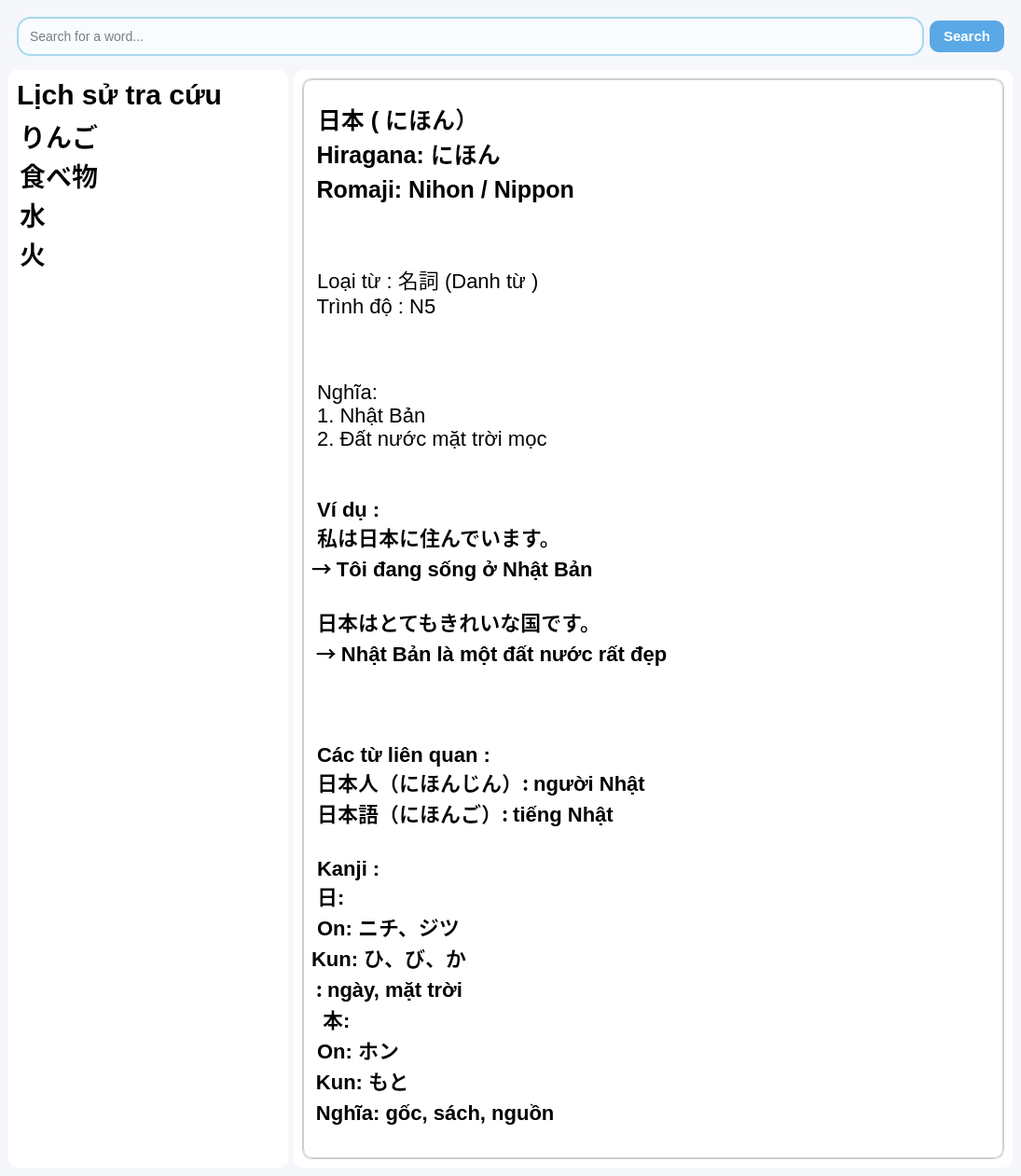
<?xml version="1.0" encoding="UTF-8"?>
<ui version="4.0">
 <class>MainWindow</class>
 <widget class="QMainWindow" name="MainWindow">
  <property name="geometry">
   <rect>
    <x>0</x>
    <y>0</y>
    <width>1095</width>
    <height>1261</height>
   </rect>
  </property>
  <property name="windowTitle">
   <string>Dictionary UI</string>
  </property>
  <property name="styleSheet">
   <string>
QMainWindow {
    background-color: #f5f7fa;
}

QLineEdit {
    border: 2px solid #5aa9e6;
    border-radius: 10px;
    padding: 8px;
    font-size: 16px;
}

QPushButton {
    background-color: #5aa9e6;
    color: white;
    border-radius: 10px;
    padding: 8px 15px;
    font-weight: bold;
}

QPushButton:hover {
    background-color:#3d8ed6;
}

QFrame#leftPanel {
    background-color:#ffffff;
    border-radius: 10px;
}

QFrame#rightPanel {
    background-color:#ffffff;
    border-radius: 10px;
}

QLabel {
    font-size: 14px;
}

QLabel#wordTitle {
    font-size: 20px;
    font-weight: bold;
}

QListWidget {
    border: none;
}
   </string>
  </property>
  <widget class="QWidget" name="centralwidget">
   <layout class="QVBoxLayout">
    <item>
     <widget class="QFrame" name="frame">
      <layout class="QHBoxLayout">
       <item>
        <widget class="QLineEdit" name="searchInput">
         <property name="styleSheet">
          <string notr="true">QLineEdit {
    border: 2px solid #A8D8F0;   
    border-radius: 15px;
    padding: 10px;
    font-size: 14px;
    background-color: #F8FCFF;      
}

QLineEdit:focus {
    border: 2px solid #6EC1E4;    
}

QPushButton {
    background-color: #6EC1E4;      
    color: white;
    border-radius: 15px;
    padding: 10px 20px;
    font-weight: bold;
}

QPushButton:hover {
    background-color: #5BB3D9;   
}

QPushButton:pressed {
    background-color: #4AA3CC;
}
</string>
         </property>
         <property name="placeholderText">
          <string>Search for a word...</string>
         </property>
        </widget>
       </item>
       <item>
        <widget class="QPushButton" name="btnSearch">
         <property name="font">
          <font>
           <pointsize>11</pointsize>
           <weight>75</weight>
           <bold>true</bold>
          </font>
         </property>
         <property name="text">
          <string>Search</string>
         </property>
        </widget>
       </item>
      </layout>
     </widget>
    </item>
    <item>
     <layout class="QHBoxLayout">
      <item>
       <widget class="QFrame" name="leftPanel">
        <property name="maximumSize">
         <size>
          <width>300</width>
          <height>16777215</height>
         </size>
        </property>
        <layout class="QVBoxLayout">
         <item>
          <widget class="QLabel" name="label">
           <property name="font">
            <font>
             <family>Segoe UI</family>
             <pointsize>-1</pointsize>
             <weight>75</weight>
             <bold>true</bold>
            </font>
           </property>
           <property name="styleSheet">
            <string notr="true">QLabel {
    font-family: &quot;Segoe UI&quot;;
    font-size: 30px;
}
</string>
           </property>
           <property name="text">
            <string>Lịch sử tra cứu</string>
           </property>
          </widget>
         </item>
         <item>
          <widget class="QListWidget" name="recentList">
           <property name="font">
            <font>
             <family>Yu Gothic UI</family>
             <pointsize>-1</pointsize>
             <weight>75</weight>
             <bold>true</bold>
            </font>
           </property>
           <property name="styleSheet">
            <string notr="true">QListWidget {
    font-family: &quot;Yu Gothic UI&quot;;
    font-size: 28px;
   font-weight: semibold;
}</string>
           </property>
           <item>
            <property name="text">
             <string>りんご</string>
            </property>
           </item>
           <item>
            <property name="text">
             <string>食べ物</string>
            </property>
           </item>
           <item>
            <property name="text">
             <string>水</string>
            </property>
           </item>
           <item>
            <property name="text">
             <string>火</string>
            </property>
           </item>
          </widget>
         </item>
        </layout>
       </widget>
      </item>
      <item>
       <widget class="QFrame" name="rightPanel">
        <property name="minimumSize">
         <size>
          <width>600</width>
          <height>0</height>
         </size>
        </property>
        <layout class="QVBoxLayout">
         <item>
          <widget class="QScrollArea" name="scrollArea">
           <property name="styleSheet">
            <string notr="true">background-color: white;
border: 1px solid #cfcfcf;
border-radius: 10px;</string>
           </property>
           <property name="widgetResizable">
            <bool>true</bool>
           </property>
           <widget class="QWidget" name="scrollAreaWidgetContents">
            <property name="geometry">
             <rect>
              <x>0</x>
              <y>0</y>
              <width>749</width>
              <height>1154</height>
             </rect>
            </property>
            <layout class="QVBoxLayout" name="verticalLayout">
             <item>
              <widget class="QLabel" name="wordTitle">
               <property name="sizePolicy">
                <sizepolicy hsizetype="Expanding" vsizetype="Preferred">
                 <horstretch>0</horstretch>
                 <verstretch>0</verstretch>
                </sizepolicy>
               </property>
               <property name="font">
                <font>
                 <family>Yu Gothic UI</family>
                 <pointsize>-1</pointsize>
                 <weight>75</weight>
                 <bold>true</bold>
                </font>
               </property>
               <property name="styleSheet">
                <string notr="true">QLabel {
    font-family: &quot;Segoe UI&quot;;
    font-size: 14px;
}

QLabel#wordTitle {
    font-family: &quot;Yu Gothic UI&quot;;
    font-size: 25px;
    font-weight: bold;
	border: none;
}
</string>
               </property>
               <property name="text">
                <string> 日本 ( にほん）
 Hiragana: にほん
 Romaji: Nihon / Nippon</string>
               </property>
               <property name="alignment">
                <set>Qt::AlignLeading|Qt::AlignLeft|Qt::AlignVCenter</set>
               </property>
               <property name="wordWrap">
                <bool>true</bool>
               </property>
              </widget>
             </item>
             <item>
              <widget class="QLabel" name="label">
               <property name="font">
                <font>
                 <family>Segoe UI</family>
                 <pointsize>-1</pointsize>
                </font>
               </property>
               <property name="styleSheet">
                <string notr="true">QLabel {
    font-family: &quot;Segoe UI&quot;;
    font-size: 22px;
	border: none;
}
</string>
               </property>
               <property name="text">
                <string> Loại từ : 名詞 (Danh từ ) 
 Trình độ : N5</string>
               </property>
              </widget>
             </item>
             <item>
              <widget class="QLabel" name="label">
               <property name="styleSheet">
                <string notr="true">QLabel {
    font-family: &quot;Segoe UI&quot;;
    font-size: 22px;
	border: none;
}
</string>
               </property>
               <property name="text">
                <string> Nghĩa:
 1. Nhật Bản
 2. Đất nước mặt trời mọc
</string>
               </property>
               <property name="wordWrap">
                <bool>true</bool>
               </property>
              </widget>
             </item>
             <item>
              <widget class="QLabel" name="label">
               <property name="font">
                <font>
                 <family>Yu Gothic UI</family>
                 <pointsize>-1</pointsize>
                 <weight>75</weight>
                 <bold>true</bold>
                </font>
               </property>
               <property name="styleSheet">
                <string notr="true">QLabel {
    font-family: &quot;Yu Gothic UI&quot;;
    font-size: 22px;
   font-weight: semibold;
	border: none;
}</string>
               </property>
               <property name="text">
                <string> Ví dụ :
 私は日本に住んでいます。
→ Tôi đang sống ở Nhật Bản

 日本はとてもきれいな国です。
 → Nhật Bản là một đất nước rất đẹp

 </string>
               </property>
               <property name="alignment">
                <set>Qt::AlignLeading|Qt::AlignLeft|Qt::AlignTop</set>
               </property>
              </widget>
             </item>
             <item>
              <widget class="QLabel" name="label">
               <property name="font">
                <font>
                 <family>Yu Gothic UI</family>
                 <pointsize>-1</pointsize>
                 <weight>75</weight>
                 <bold>true</bold>
                </font>
               </property>
               <property name="styleSheet">
                <string notr="true">QLabel {
    font-family: &quot;Yu Gothic UI&quot;;
    font-size: 22px;
   font-weight: semibold;
	border: none;
}</string>
               </property>
               <property name="text">
                <string> Các từ liên quan : 
 日本人（にほんじん）: người Nhật
 日本語（にほんご）: tiếng Nhật</string>
               </property>
              </widget>
             </item>
             <item>
              <widget class="QLabel" name="label">
               <property name="sizePolicy">
                <sizepolicy hsizetype="Expanding" vsizetype="Preferred">
                 <horstretch>0</horstretch>
                 <verstretch>0</verstretch>
                </sizepolicy>
               </property>
               <property name="font">
                <font>
                 <family>Yu Gothic UI</family>
                 <pointsize>-1</pointsize>
                 <weight>75</weight>
                 <bold>true</bold>
                </font>
               </property>
               <property name="styleSheet">
                <string notr="true">QLabel {
    font-family: &quot;Yu Gothic UI&quot;;
    font-size: 22px;
   font-weight: semibold;
	border: none;
}</string>
               </property>
               <property name="text">
                <string> Kanji : 
 日: 
 On: ニチ、ジツ  
Kun: ひ、び、か  
 : ngày, mặt trời
  本: 
 On: ホン  
 Kun: もと  
 Nghĩa: gốc, sách, nguồn
</string>
               </property>
               <property name="alignment">
                <set>Qt::AlignLeading|Qt::AlignLeft|Qt::AlignTop</set>
               </property>
               <property name="wordWrap">
                <bool>true</bool>
               </property>
              </widget>
             </item>
            </layout>
           </widget>
          </widget>
         </item>
        </layout>
       </widget>
      </item>
     </layout>
    </item>
   </layout>
  </widget>
 </widget>
 <resources/>
 <connections/>
</ui>
